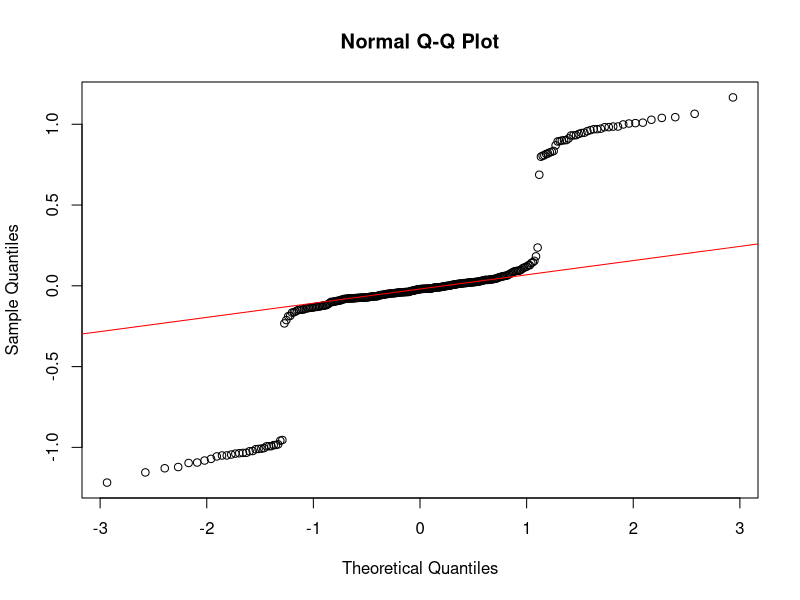
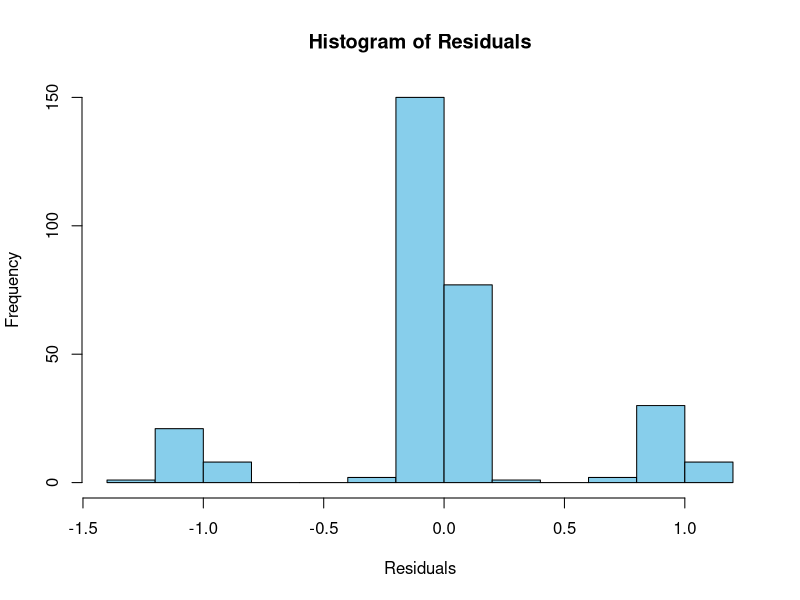
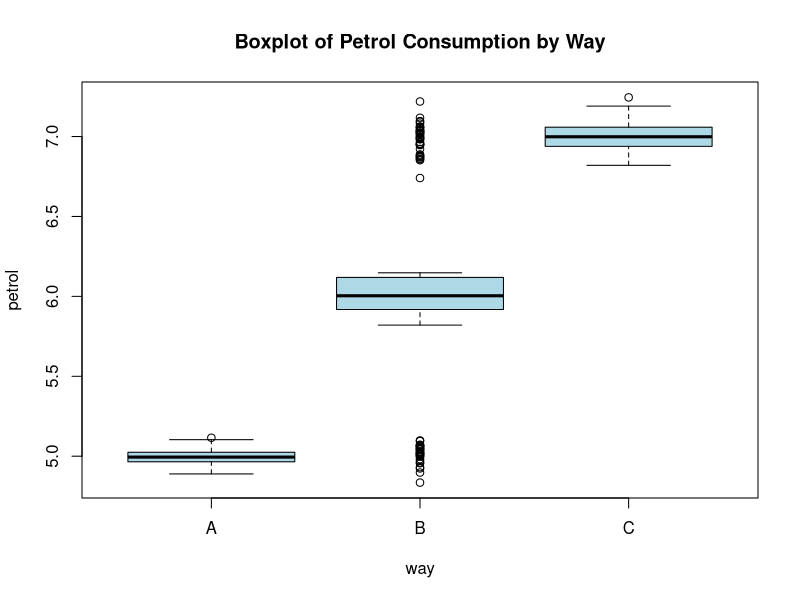
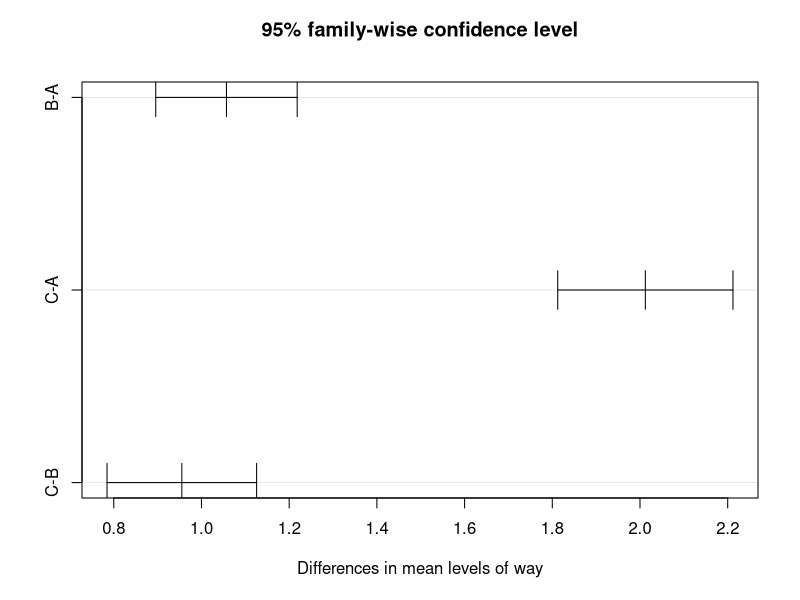

Recreate these plots in R, in order.
## ---- chunk 1
data <- read.table("testdata1.txt", header = TRUE, sep = ",", stringsAsFactors = TRUE)
# data <- read.table("testdata2.txt", header = TRUE, sep = ",", stringsAsFactors = TRUE)
# data <- read.table("testdata3.txt", header = TRUE, sep = ",", stringsAsFactors = TRUE)
data
## ---- chunk 2
summary(data)
any(is.na(data))
## ---- chunk 3
data_clean <- na.omit(data)
## ---- chunk 4
table(data_clean$way)
## ---- chunk 5
residuals <- residuals(lm(petrol ~ way, data = data_clean))
## ---- chunk 6
qqnorm(residuals)
qqline(residuals, col = "red")
## ---- chunk 7
shapiro.test(residuals)
## ---- chunk 8
ks.test(residuals, "pnorm", mean = mean(residuals), sd = sd(residuals))
## ---- chunk 9
hist(residuals, breaks = 10, col = "skyblue", main = "Histogram of Residuals", xlab = "Residuals")

## ---- chunk 10
boxplot(petrol ~ way, data = data_clean, main = "Boxplot of Petrol Consumption by Way", col = "lightblue")
## ---- chunk 11
library(car)
leveneTest(petrol ~ way, data = data_clean)
## ---- chunk 12
group_means <- aggregate(petrol ~ way, data = data_clean, mean)
print(group_means)
## ---- chunk 13
fit <- aov(petrol ~ way, data = data_clean)
tukey <- TukeyHSD(fit)
print(tukey)
## ---- chunk 14
plot(tukey)
